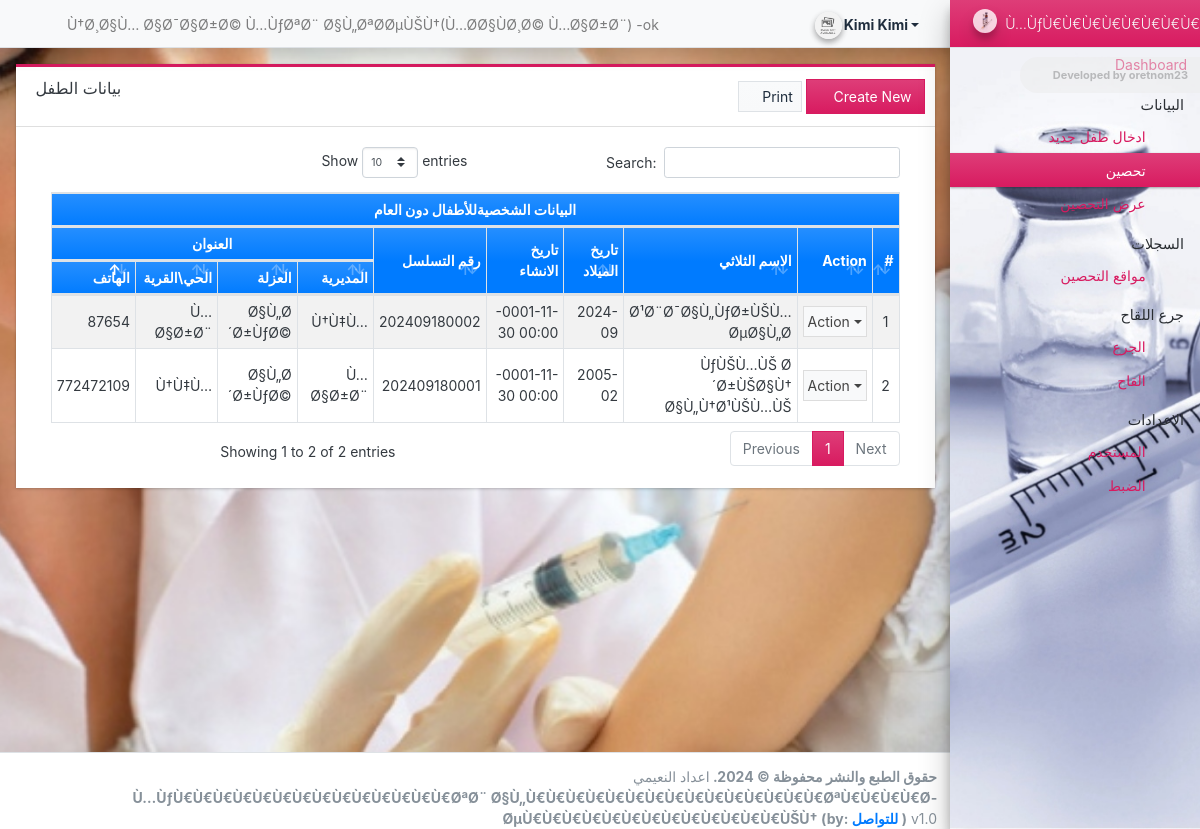
The app's page /admin/?page=accounts (signed in) with its own data.
### tables this page shows
CREATE TABLE `account_list` (
  `id` int(30) NOT NULL,
  `code` varchar(40) NOT NULL,
  `student_id` int(30) NOT NULL,
  `room_id` int(30) NOT NULL,
  `rate` float(12,2) NOT NULL,
  `department` text NOT NULL,
  `course` text NOT NULL,
  `status` tinyint(1) NOT NULL DEFAULT '1',
  `delete_flag` tinyint(1) NOT NULL DEFAULT '0',
  `date_created` datetime NOT NULL,
  `date_updated` timestamp NULL DEFAULT CURRENT_TIMESTAMP ON UPDATE CURRENT_TIMESTAMP
);

CREATE TABLE `student_list` (
  `id` int(11) NOT NULL,
  `code` varchar(100) NOT NULL,
  `firstname` text NOT NULL,
  `middlename` text NOT NULL,
  `lastname` text NOT NULL,
  `department` text NOT NULL,
  `course` text NOT NULL,
  `gender` varchar(20) NOT NULL,
  `contact` text NOT NULL,
  `email` text NOT NULL,
  `address` text NOT NULL,
  `emergency_name` text NOT NULL,
  `emergency_contact` text NOT NULL,
  `status` tinyint(1) NOT NULL DEFAULT '1',
  `delete_flag` tinyint(1) NOT NULL DEFAULT '0',
  `date_created` datetime NOT NULL,
  `date_updated` timestamp NOT NULL DEFAULT CURRENT_TIMESTAMP ON UPDATE CURRENT_TIMESTAMP,
  `emergency_address` text NOT NULL,
  `emergency_relation` text NOT NULL
);

### admin/accounts/index.php (the view, shortened to what this page needs)
<div class="card card-outline rounded-0 card-maroon">
	<div class="card-header">
		<h3 class="card-title">بيانات الطفل</h3>
		<div class="card-tools">
		<a href="./?page=accounts/print" class="btn btn-light btn-sm bg-gradient-light rounded-0 border" type="button" id="print"><i class="fa fa-print"></i> Print</a>
			<a href="./?page=accounts/manage_account" id="create_new" class="btn btn-flat btn-primary"><span class="fas fa-plus"></span>  Create New</a>
		</div>
	</div>
	<div class="card-body">
        <div class="container-fluid">
		<div class="container-fluid" id="printout">
		<table class="table table-hover table-striped table-bordered" id="payment-histpry-table" style="width: 100%";>
				<colgroup>
					<col width="10%">
					<col width="10%">
					<col width="10%">
					<col width="10%">
					<col width="10%">
					<col width="12%">
					<col width="8%">
					<col width="18%">
					<col width="8%">
					<col width="5%">
				</colgroup>
				<thead>
<tr class="bg-gradient-primary">
				<tr class="bg-gradient-primary"><th colspan="11"  style="text-align: center;">البيانات الشخصيةللأطفال دون العام</th></tr>
					<tr class="bg-gradient-primary"><th colspan="4"  style="text-align: center;"> العنوان</th>
					<th rowspan="2">رقم التسلسل</th>
					<th rowspan="2">تاريخ الانشاء</th>
					<th rowspan="2">تاريخ الميلاد</th>
					<th rowspan="2">الاسم الثلاثي</th>
					<th rowspan="2">Action</th>
					<th rowspan="2">#</th>
				</tr>
					<tr class="bg-gradient-primary">
						<th>الهاتف</th>
						<th>الحي\القرية</th>
						<th>العزلة</th>
						<th>المديرية</th>
</tr>
					</tr>
				</thead>
				<tbody>
				<?php
					$i = 1;
				$qry = $conn->query("SELECT a.*, s.code as student_code,s.contact as contact,
						s.emergency_relation as emergency_relation,s.emergency_contact as emergency_contact,
						s.emergency_name as emergency_name,a.date_created as date_created,s.address as address , concat(s.firstname, ' ', coalesce(concat(s.middlename,' '), ''), s.lastname) as `student`, d.name as dorm, r.name as `room` FROM `account_list` a inner join student_list s on a.student_id = s.id inner join `room_list` r on a.room_id = r.id inner join `dorm_list` d on r.dorm_id = d.id where a.delete_flag = 0 order by a.status desc, student asc");
						while($row = $qry->fetch_assoc()):
					?>
						<tr>
						<td><?php echo $row['contact'] ?></td>
						<td><?php echo $row['emergency_relation'] ?></td>
						<td><?php echo $row['emergency_contact'] ?></td>
						<td><?php echo $row['emergency_name'] ?></td>
					<td><?php echo $row['code'] ?></td>
						<td><?php echo date("Y-m-d H:i",strtotime($row['date_created'])) ?></td>
						<td><?php echo $row['address'] ?></td>
						<td><?php echo $row['student'] ?></td>
							<td align="center">
								 <button type="button" class="btn btn-flat p-1 btn-default btn-sm dropdown-toggle dropdown-icon" data-toggle="dropdown">
				                  		Action
				                  </button>
							</td>
							<td class="text-center"><?php echo $i++; ?></td>
						</tr></tr>
					<?php endwhile; ?>
				</tbody>
			</table>
		</div>
	</div>
</div>

### popkimi/custom.css (style rules this page uses)
table.dataTable th, table.dataTable td { padding: 5px !important; }
.btn-primary, .page-item.active .page-link { background: #d81b60 linear-gradient(180deg, #de3d78, #d81b60) repeat-x !important; border-color: #d81b60 !important; }

### records on screen
account_list: student.contact "87654", student.emergency_relation "Ù…Ø§Ø±Ø¨", student.emergency_contact "Ø§Ù„Ø´Ø±ÙƒØ©", student.emergency_name "Ù†Ù‡Ù…", code "202409180002", date_created "-0001-11-30 00:00", student.address "2024-09", student "Ø¹Ø¨Ø¯Ø§Ù„ÙƒØ±ÙŠÙ… ØµØ§Ù„Ø­"
account_list: student.contact "772472109", student.emergency_relation "Ù†Ù‡Ù…", student.emergency_contact "Ø§Ù„Ø´Ø±ÙƒØ©", student.emergency_name "Ù…Ø§Ø±Ø¨", code "202409180001", date_created "-0001-11-30 00:00", student.address "2005-02", student "ÙƒÙŠÙ…ÙŠ Ø´Ø±ÙŠØ§Ù† Ø§Ù„Ù†Ø¹ÙŠÙ…ÙŠ"

### other values on screen
$_settings->info('name') "Ù†Ø¸Ø§Ù… Ø§Ø¯Ø§Ø±Ø© Ù…ÙƒØªØ¨ Ø§Ù„ØªØ­ØµÙŠÙ†(Ù…Ø­Ø§ÙØ¸Ø© Ù…Ø§Ø±Ø¨)"
$_settings->userdata('firstname').' '.$_settings->userdata('lastname') "Kimi Kimi"
$_settings->info('short_name') "Ù…ÙƒÙ€Ù€Ù€Ù€Ù€Ù€Ù€Ù€Ù€Ù€Ù€Ù€Ù€Ù€ØªØ¨ Ø§Ù„Ù€Ù€Ù€Ù€Ù€Ù€Ù€Ù€Ù€Ù€Ù€Ù€Ù€Ù€Ù€ØªÙ€Ù€Ù€Ù€Ø­ØµÙ€Ù€Ù€Ù€Ù€Ù€Ù€Ù€Ù€Ù€Ù€Ù€Ù€ÙŠÙ†"
